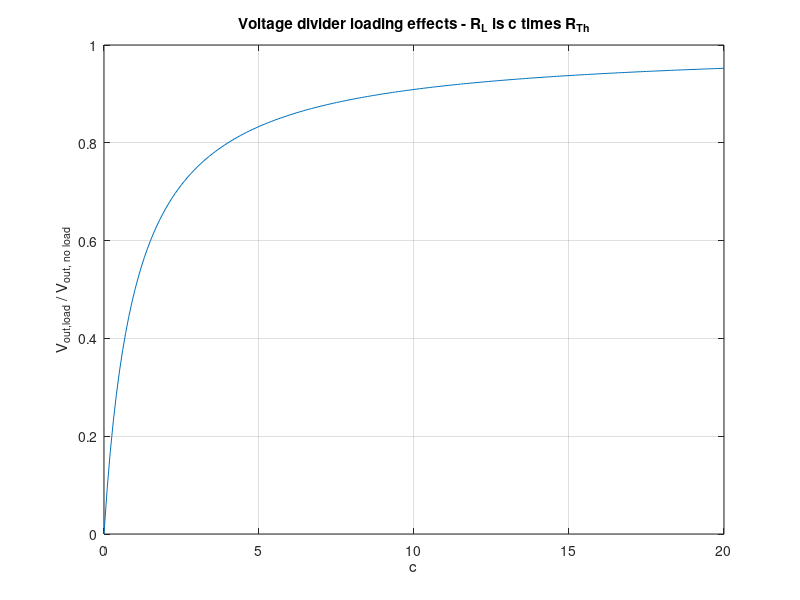

This chart was generated by the following MATLAB code:
c = [0:0.1:20];
ratio = c ./ (c + 1);
plot(c,ratio)
xlabel('c')
ylabel('V_{out,load} / V_{out, no load}')
title('Voltage divider loading effects - R_{L} is c times R_{Th}'),
axis ( [0 20 0 1] )
grid on